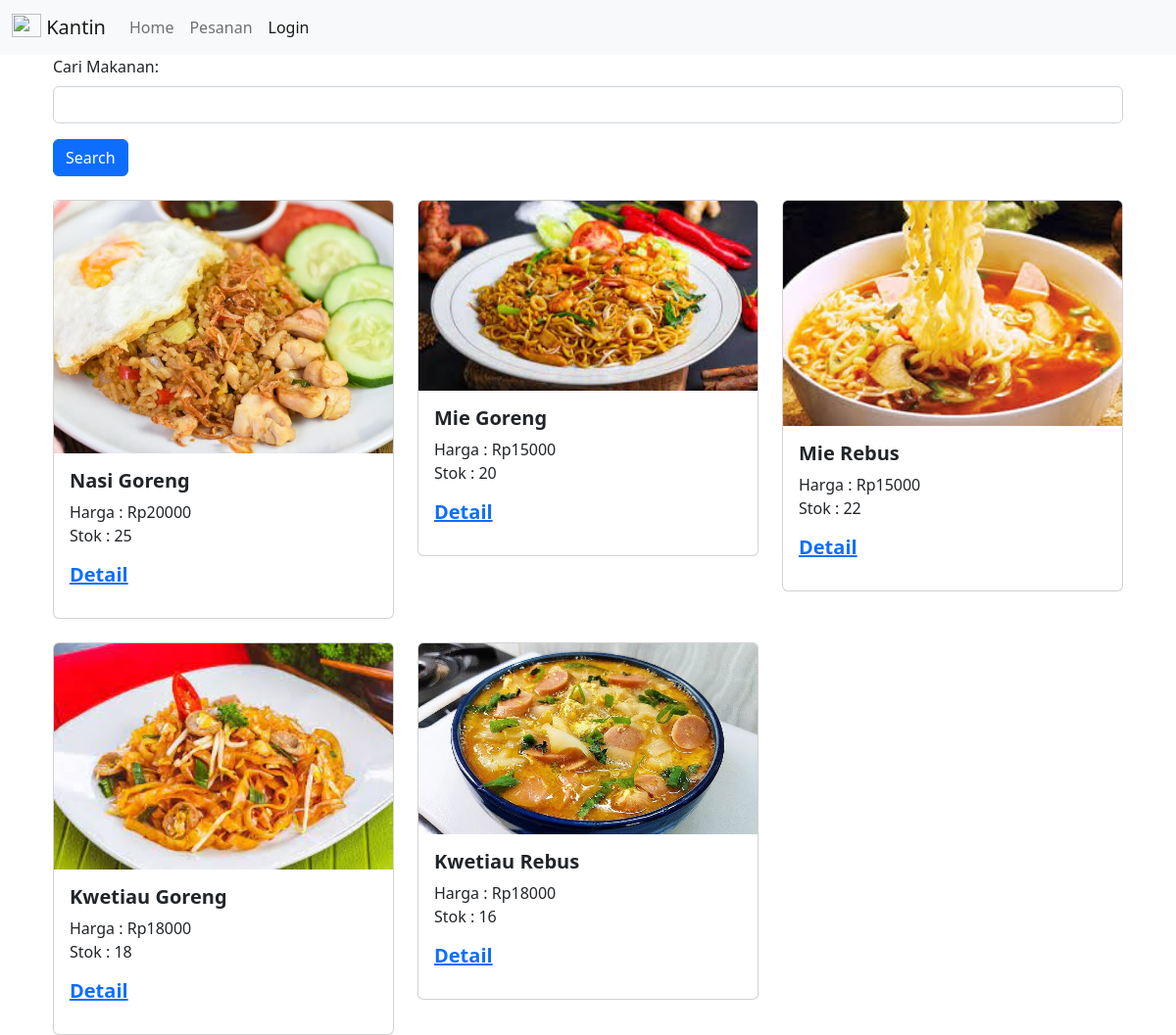
The page / on the database its author committed.
### makanan/models.py (models this page shows, shortened)
class Makanan(models.Model):
    nama = models.CharField(max_length=250)
    harga = models.IntegerField()
    gambar = models.ImageField(upload_to='appkantin/images/')
    stok = models.IntegerField()
    kantin = models.ForeignKey(Kantin,on_delete=models.CASCADE)
    deskripsi = models.TextField(blank=True,null=True)
    TERSEDIA = (
        ('1', 'Tersedia'),
        ('0', 'Tidak Tersedia')
    )
    tersedia = models.CharField(max_length=1,choices=TERSEDIA)

### makanan/views.py (the view)
# urls.py: 2. Add a URL to urlpatterns:  path('', views.home, name='home')
def home(request):
    searchMakanan = request.GET.get('nama')
    if searchMakanan:
        makanans = Makanan.objects.filter(nama__icontains=searchMakanan)
    else:
        makanans = Makanan.objects.all()
    return render(request, 'home.html', {'searchMakanan':searchMakanan, 'makanans' : makanans})

### makanan/templates/home.html (shortened to what this page needs)
{% extends 'base.html'%} {% block content %}
<div class="container">
  <form action="">
    <div class="mb-3">
      <label class="form-label">Cari Makanan:</label>
      <input type="text" name="nama" class="form-control" />
    </div>
    <button type="submit" class="btn btn-primary">Search</button>
  </form>
  <br />
  <div class="row row-cols-1 row-cols-md-3 g-4">
    {% for makanan in makanans %}
    <div class="col">
      <div class="card">
        <img alt="" class="card-img-top" src="{{ makanan.gambar.url }}" />
        <div class="card-body">
          <h5 class="card-title fw-bold">
            {{ makanan.nama }} </h5>
          <p class="card-text">
            Harga : Rp{{ makanan.harga }}
            <br />
            Stok : {{ makanan.stok }}
            <br />
            <a href="{% url 'detail' makanan.id %}">
              <h5 class="card-title fw-bold">Detail</h5>
            </a>
          </p>
        </div>
      </div>
    </div>
    {% endfor %}
  </div>
</div>
{% endblock content %}

### makanan/templates/base.html (shortened to what this page needs)
<!DOCTYPE html>
<html>
<head>
    <link
    href="https://cdn.jsdelivr.net/npm/bootstrap@5.2.3/dist/css/bootstrap.min.css"
    rel="stylesheet"
    />
</head>
<body>
    <nav class="navbar navbar-expand-lg bg-light">
        <div class="container-fluid">
            <a class="navbar-brand" href="{% url 'home' %}">
                {% load static%}
                <img src="{% static 'images/canteen.png' %}" alt="" width="30" height="24" class="d-inline-block align-text-top" />
                Kantin</a>
            <div class="collapse navbar-collapse" id="navbarSupportedContent">
                <ul class="navbar-nav me-auto mb-2 mb-lg-0">
                    <li class="nav-item">
                        <a class="nav-link" href="{% url 'home' %}">Home</a>
                    </li>
                    <li class="nav-item">
                        <a class="nav-link" href="{% url 'cart' %}">Pesanan</a>
                    </li>
                    <ul class="navbar-nav mb-2 mb-lg-0 d-flex">
                        <li class="nav-item d-flex justify-content-end">
                            <a class="nav-link active" aria-current="page" href="{% url 'admin:index' %}">Login</a>
                        </li>
                    </ul>
                </ul>
            </div>
        </div>
    </nav>
    <div class="container">
        {% block content%}
        {% endblock content%}
    </div>
    <body>
</html>

### rows shown on the page
Makanan: gambar (picture), nama "Nasi Goreng", harga "20000", stok "25"
Makanan: gambar (picture), nama "Mie Goreng", harga "15000", stok "20"
Makanan: gambar (picture), nama "Mie Rebus", harga "15000", stok "22"
Makanan: gambar (picture), nama "Kwetiau Goreng", harga "18000", stok "18"
Makanan: gambar (picture), nama "Kwetiau Rebus", harga "18000", stok "16"
